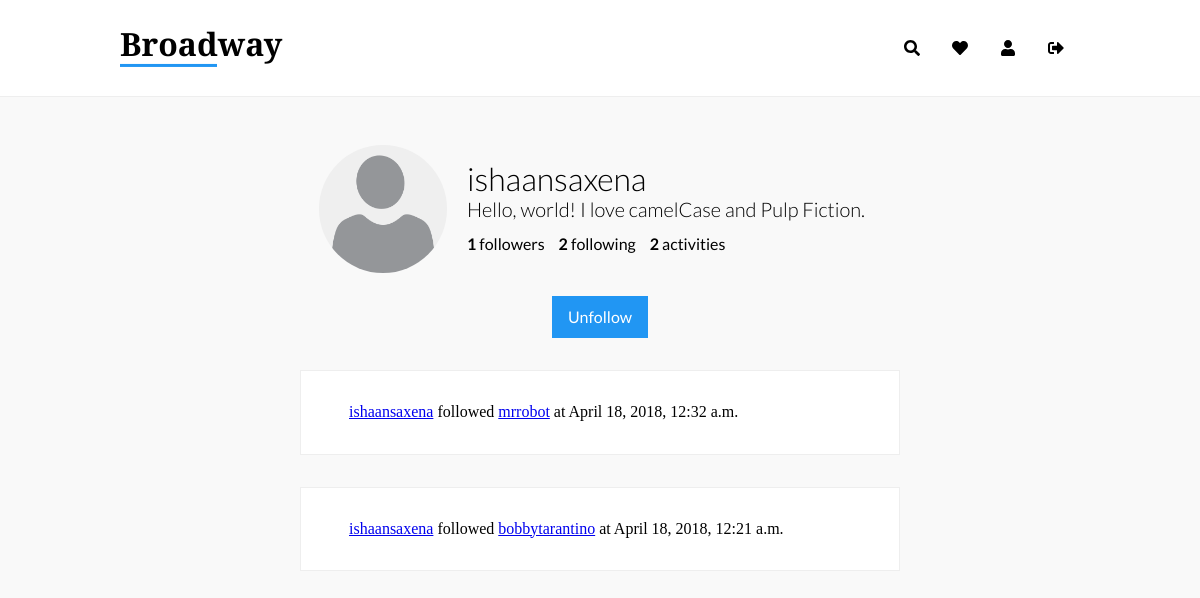
/u/ishaansaxena/ (signed in), run on an earlier commit of the app's database.
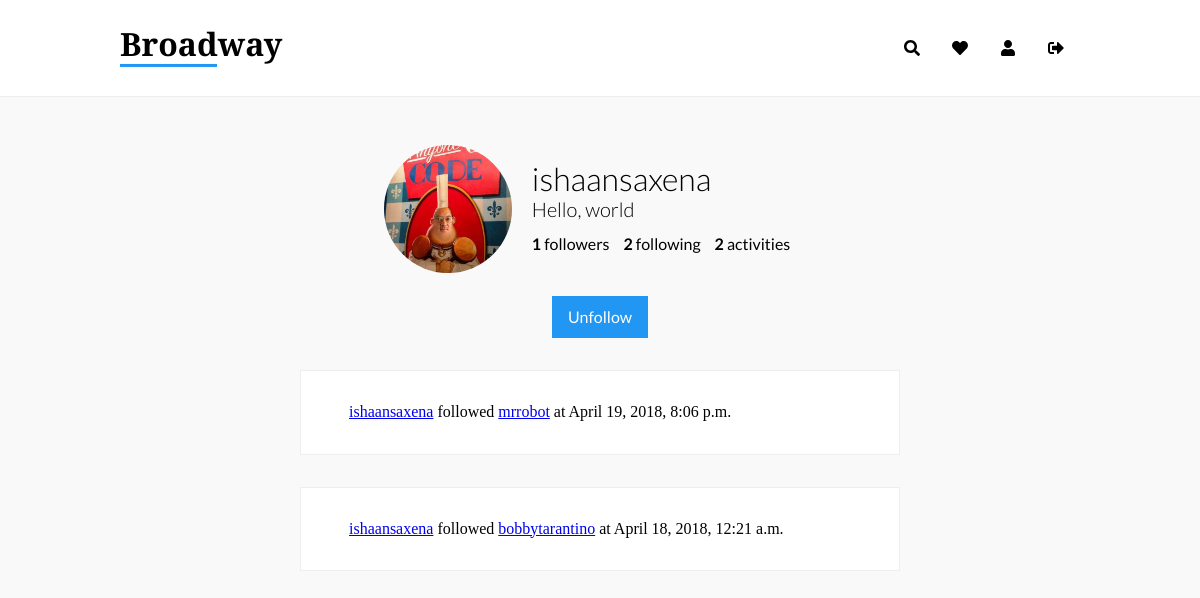
And on a later commit of the database.
### user/models.py (models this page shows, shortened)
class Profile(models.Model):
    user = models.OneToOneField(User, on_delete=models.CASCADE)
    bio = models.TextField(max_length=512, blank=True)
    birth_date = models.DateField(null=True, blank=True)
    name = models.CharField(max_length=32, blank=True)
    profile_picture = models.ImageField(
        upload_to='static/assets/user_images/',
        default='static/assets/user_images/default.png',
        blank=True
    )
    created_at = models.DateTimeField(
        auto_now_add=True
    )
    followers = models.IntegerField(default=0)
    following = models.IntegerField(default=0)
    def __str__(self):
        return self.user.username

class Activity(models.Model):
    activity_type = models.CharField(max_length=50)
    main_user = models.ForeignKey(
        Profile,
        on_delete=models.CASCADE,
        related_name="main_user",
        null=True
    )
    movie = models.ForeignKey(
        main.models.Movie,
        on_delete=models.CASCADE,
        related_name="movie",
        null=True,
        blank=True
    )
    activity_user = models.ForeignKey(
        Profile,
        on_delete=models.CASCADE,
        related_name="activity_user",
        null=True,
        blank=True
    )
    created_at = models.DateTimeField(
        auto_now_add=True
    )

### user/views.py (the view)
# urls.py: url(r'^(?P<username>[-\w]+)/$', views.peer_profile, name='profile_view'),
def peer_profile(request, username):
    if username == request.user.username:
        return redirect('profile')
    user = get_object_or_404(User, username=username)
    user_profile = Profile.objects.get(user=user)
    current_user = Profile.objects.get(user=request.user)
    is_followed = False
    for follower in current_user.follow_set.all():
        if follower.followed_user == user_profile:
            is_followed = True
    activities = Activity.objects.filter(main_user=user_profile).order_by('-created_at')
    context = {
        'profile': user_profile,
        'user': user,
        'is_followed': is_followed,
        'activities': activities,
    }
    return render(request, 'user/peerprofile.html', context)

### templates/user/peerprofile.html (shortened to what this page needs)
{% extends "base.html" %}
{% load static %}
{% block assets %}
<link rel="stylesheet" href="{% static 'css/profile.css' %}">
{% endblock %}
{% block content %}
<div class="container">
    <div class="section transparent profile-outer">
        <div class="profile profile-picture">
            <img src="/{{ profile.profile_picture }}">
        </div>
        <div class="profile profile-data">
            <h1 class="username">{{user.username}}</h1>
            <p class="data-outer">
                {{ profile.bio }}
            </p>
            <p class="data-outer">
                <span class="data"><span class="interactions">{{ profile.followers }}</span> followers</span>
                <span class="data"><span class="interactions">{{ profile.following }}</span> following</span>
                <span class="data"><span class="interactions">{{ activities.count }}</span> activities</span>
            </p>
        </div>
    </div>
    <div class="btn-container">
        {% if is_followed %}
            <div class="btn btn-unfollow">Unfollow</div>
        {% else %}
            <div class="btn btn-follow">Follow</div>
        {% endif %}
    </div>
</div>
<div class="container small">
    {% for activity in activities %}
        <div class="section">
            {% if activity.movie %}
            {% else %}
                <a href="/u/{{ activity.main_user }}">{{ activity.main_user }}</a>
                {{ activity.activity_type }}
                <a href="/u/{{ activity.activity_user }}">{{ activity.activity_user }}</a>
                at {{ activity.created_at }}
            {% endif%}
        </div>
    {% endfor %}
</div>
{% endblock %}

What changed in the data, as far as the page shows it:
removed Activity: main_user "ishaansaxena", activity_type "followed", activity_user "mrrobot", created_at "April 18, 2018, 12:32 a.m."
changed Profile: profile_picture: picture added in place of a placeholder; bio "Hello, world! I love camelCase and Pulp Fiction." → "Hello, world"
added Activity: main_user "ishaansaxena", activity_type "followed", activity_user "mrrobot", created_at "April 19, 2018, 8:06 p.m."
